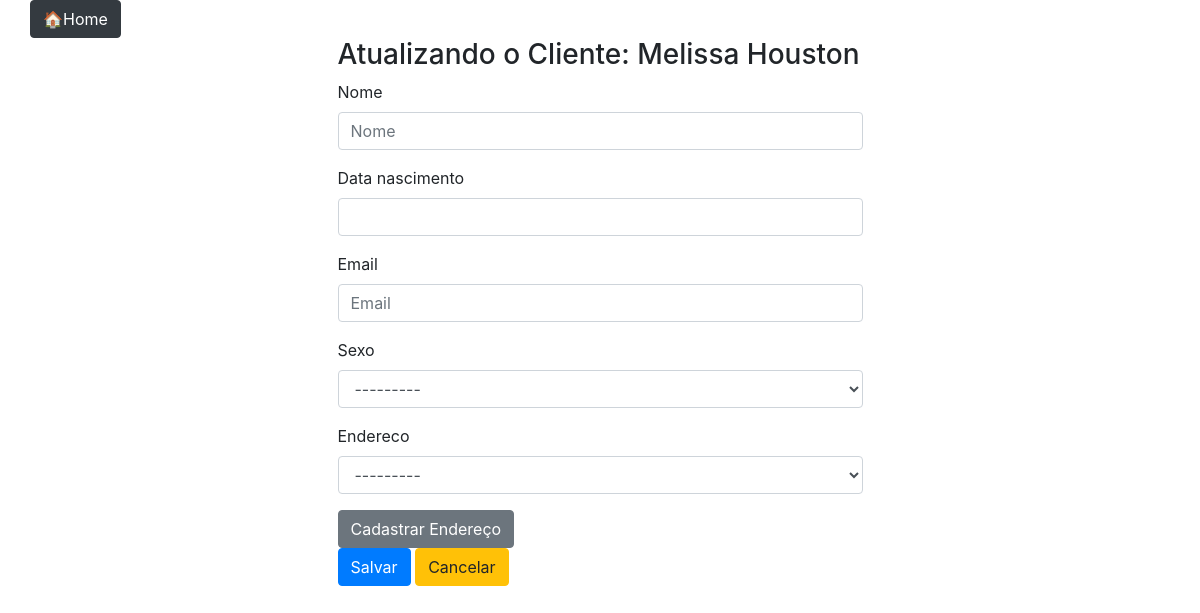
Screenshot of /minhaloja/cadatualcliente/2 with the database file from the repository.
### pedidos/models.py (models this page shows, shortened)
class Cliente(models.Model):
    SEXO_CHOICES = (
        ('F', 'Feminino'),
        ('M', 'Masculino'),
        ('NB', 'Não Binário')
    )
    nome = models.CharField(max_length=100)
    data_nascimento = models.DateField()
    email = models.EmailField()
    sexo = models.CharField(max_length=2, choices=SEXO_CHOICES)
    endereco = models.OneToOneField(Endereco, on_delete=models.SET_NULL, null=True)
    class Meta:
        verbose_name = 'Cliente'
        verbose_name_plural = 'Clientes'

### pedidos/views.py (the view)
# urls.py: path('cadatualcliente/<int:pk>', views.AtualizarClienteView.as_view(), name='atualcliente'),
class AtualizarClienteView(UpdateView):
    model = models.Cliente
    template_name = 'loja/formclientes.html'
    fields = ['nome', 'data_nascimento', 'email', 'sexo', 'endereco']
    success_url = reverse_lazy('listarcli')
    def get_context_data(self, **kwargs):
        contexto = super().get_context_data(**kwargs)
        contexto['op'] = 'a'
        return contexto

### pedidos/models.py (called while the page is built)
    def __str__(self):
        return f'{self.rua}, {self.numero}'

### pedidos/templates/loja/formclientes.html (shortened to what this page needs)
{% extends 'basesite.html' %}
{% load humanize %}
{% load bootstrap4 %}
{% block conteudo %}
<div class="col-sm-6 offset-sm-3">
{% if op == 'c' %}
    <h2>Cadastrando Novo Cliente</h2>
{% elif op == 'a' %}
    <h3>Atualizando o Cliente: {{ cliente.nome }}</h3>
{% endif %}
    <form method="post">
        {% bootstrap_form form %}
        <div><a href="{% url 'cadendereco' %}" class="btn btn-secondary" id="cadend">Cadastrar Endereço</a></div>
            {% buttons %}
            <button type="submit" class="btn btn-primary">Salvar</button>
            <a href="{% url 'home' %}" class="btn btn-warning">Cancelar</a>
            {% endbuttons %}
    </form>
</div>
{% endblock %}

### rows the page displays
Cliente: nome "Melissa Houston", sexo "---------", endereco "---------"
